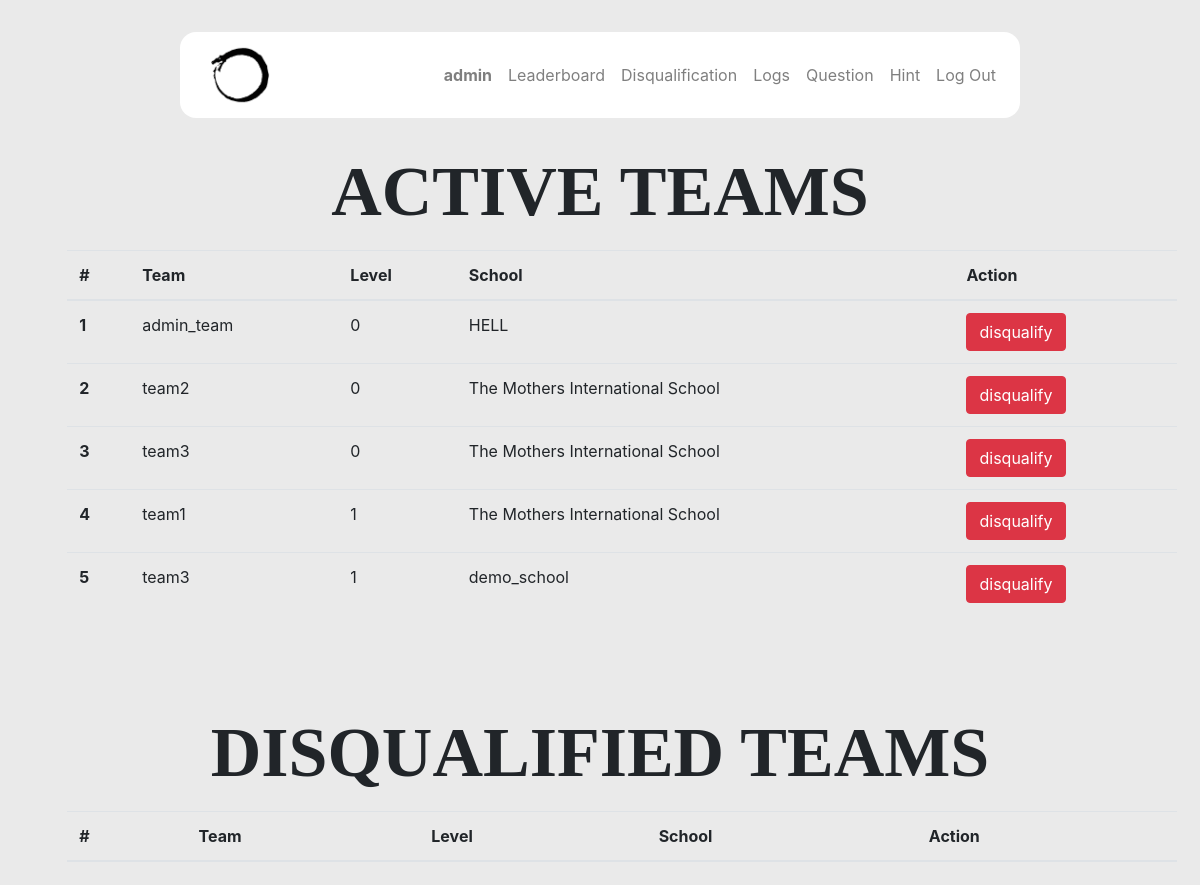
The app's page /disqualification (signed in) with its own data.
### paradox/models.py (models this page shows, shortened)
class User(AbstractUser):
    pass

class team_member(models.Model):
    level = models.IntegerField(default=0)
    teamName = models.CharField(max_length=1000)
    alpha = models.ForeignKey(User, on_delete=models.CASCADE, related_name="alpha")
    beta = models.ForeignKey(User, on_delete=models.CASCADE, related_name="beta", null=True, blank=True)
    gamma = models.ForeignKey(User, on_delete=models.CASCADE, related_name="gamma", null=True, blank=True)

class user_detail(models.Model):
    user = models.OneToOneField(User, on_delete=models.CASCADE, related_name="details")
    disqualified = models.BooleanField(default=False)
    user_class = models.IntegerField()
    level = models.IntegerField(default=0)
    isschool = models.CharField(default="INTRA",max_length=300)
    nonComp = models.IntegerField(default=0)
    isOver = models.IntegerField(default=0)
    imgURL = models.CharField(default='img', max_length=1000)
    firstuse = models.IntegerField(default=1)
    team_members = models.ForeignKey(team_member, on_delete=models.CASCADE, related_name="user_team")

### paradox/views.py (the view)
# urls.py: path("disqualification", views.disqualification_page, name="disqualification-page"),
@staff_member_required(login_url="/")
def disqualification_page(request):
    user_teams = team_member.objects.order_by("level").all()
    return render(request,"disqualify.html", {
        "user_teams" : user_teams
    })

### paradox/templates/disqualify.html (shortened to what this page needs)
{% extends "layout.html" %}
{% load i18n %}
{% load static %}
{% block extra_css %}
    <link href="{% static 'paradox/leaderboard.css' %}" rel="stylesheet">
{% endblock %}
{% block body %}
    <div id="leaderboard">
        <h1>ACTIVE TEAMS</h1>
        <div id="leaderboard" class="container mb-4 mt-3">
            <table class="table">
                <thead>
                  <tr>
                    <th scope="col">#</th>
                    <th scope="col">Team</th>
                    <th scope="col">Level</th>
                    <th scope="col">School</th>
                    <th scope="col">Action</th>
                  </tr>
                </thead>
                <tbody>
                {% for team in user_teams %}
                    <tr>
                    {% if team.alpha.details.disqualified == 0 %}
                        <th scope="row">{{ forloop.counter }}</th>
                        <td>{{ team.teamName }}</td>
                        <td>{{ team.level }}</td>
                        <td>{{ team.alpha.details.isschool }}</td>
                        <td>
                            <form action="disqualify/{{ team.alpha.pk }}" method="post">
                                <input class="btn btn-danger" type="submit" value="disqualify" name="disqulaify">
                            </form>
                        </td>
                    {% endif %}
                    </tr>
                {% endfor %}
                </tbody>
            </table>
        </div>
    </div>
        </div>
            <br><br><br>
    <div id="leaderboard">
        <h1>DISQUALIFIED TEAMS</h1>
        <div id="leaderboard" class="container mb-4 mt-3">
            <table class="table">
                <thead>
                  <tr>
                    <th scope="col">#</th>
                    <th scope="col">Team</th>
                    <th scope="col">Level</th>
                    <th scope="col">School</th>
                    <th scope="col">Action</th>
                  </tr>
                </thead>
            </table>
        </div>
    </div>
{% endblock %}

### paradox/templates/layout.html (shortened to what this page needs)
{% load static %}
<!DOCTYPE html>
<html lang="en">
    <head>
        <link rel="stylesheet" href="https://stackpath.bootstrapcdn.com/bootstrap/4.4.1/css/bootstrap.min.css">
        {% block extra_css %}{% endblock %}
        <link href="{% static 'paradox/main.css' %}" rel="stylesheet">
    </head>
    <body>
        <nav class="navbar navbar-expand-lg navbar-light " id="nav">
            <a class="navbar-brand" href="{% url 'index' %}">
                <img src="{% static 'paradox/logo.png' %}" width="60" height="60" alt="">
            </a>
            <div class="collapse navbar-collapse">
              <ul class="navbar-nav ml-auto">
                {% if user.is_authenticated %}
                    <li class="nav-item">
                        <a class="nav-link" href="{% url 'user-profile' %}"><strong>{{ user.username }}</strong></a>
                    </li>
                {% endif %}
                <li class="nav-item">
                  <a class="nav-link" href="{% url 'leaderboard-page' %}">Leaderboard</a>
                </li>
                {% if user.is_staff %}
                    <li class="nav-item">
                        <a class="nav-link" href="{% url 'disqualification-page' %}">Disqualification</a>
                    </li>
                    <li class="nav-item">
                        <a class="nav-link" href="{% url 'log-page' %}">Logs</a>
                    </li>
                {% endif %}
                {% if user.is_authenticated %}
                    <li class="nav-item">
                        <a class="nav-link" href="{% url 'question-page' %}">Question</a>
                    </li>
                    <li class="nav-item">
                        <a class="nav-link" href="{% url 'hint-page' %}">Hint</a>
                    </li>
                    <li class="nav-item">
                        <a class="nav-link" href="{% url 'logout' %}">Log Out</a>
                    </li>
                {% endif %}
              </ul>
            </div>
          </nav>
        <div class="body">
            {% block body %}
            {% endblock %}
    </body>
</html>

### paradox/static/paradox/leaderboard.css (style rules this page uses)
.table { margin-left: 2%; }
h1 { text-align: center; font-family:fantasy; font-weight: 600; text-align: center; font-size:70px; }

### paradox/static/paradox/main.css (style rules this page uses)
html, body { background: #eaeaea; }
nav { margin: 2em; background-color: #fff; border-radius: 1em; margin-right: 15% !important; margin-left: 15% !important; padding-left: 2.5% !important; }

### records on screen
User: username "admin"
team_member: teamName "admin_team", level "0", alpha.details.isschool "HELL"
team_member: teamName "team2", level "0", alpha.details.isschool "The Mothers International School"
team_member: teamName "team3", level "0", alpha.details.isschool "The Mothers International School"
team_member: teamName "team1", level "1", alpha.details.isschool "The Mothers International School"
team_member: teamName "team3", level "1", alpha.details.isschool "demo_school"
